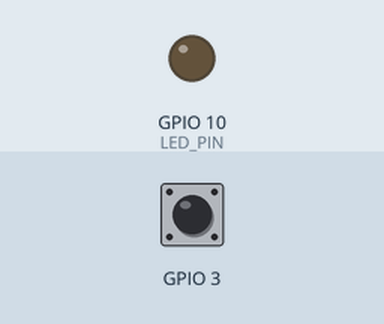
The sketch below on a simulated Seeed XIAO ESP32-C3. Shown: output pins drawn as LEDs (lit = HIGH). Inputs (shaded band) come from the test bench; at power-on: GPIO 3 HIGH. WiFi joins after 1.5 s; servers stay silent unless stated; not simulated (calls return 0 or success): secrets.h; what the sketch prints to the serial monitor is not drawn.

Above: at 4.7 s.
4.8 s: GPIO 3 pulled LOW for 0.15 s
At 5.9 s:
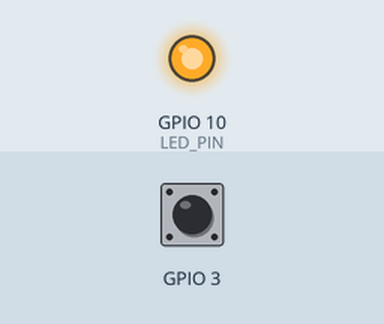
6.4 s: GPIO 3 pulled LOW for 1 s
At 8.4 s:
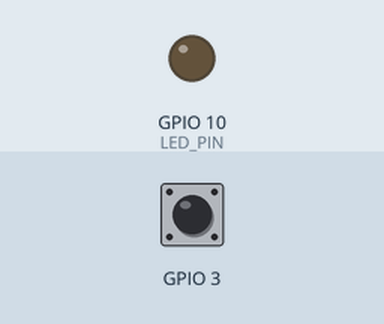
8.9 s: GPIO 3 pulled LOW for 3.2 s
At 13.2 s:
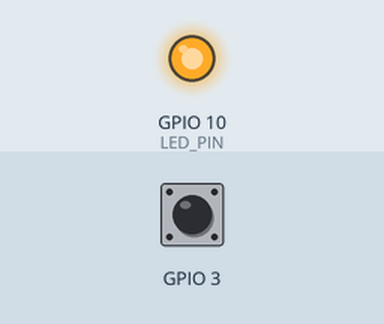
Timing chart, 0 to 14.7 s (numbered marks = the images above; inputs shaded):
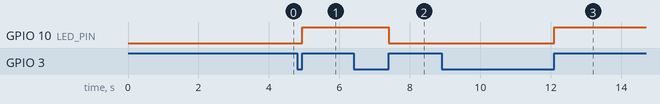

The sketch:

simple_wifi_switch.ino
```cpp
// (licence header left out)
// SPDX-License-Identifier: 0BSD

/*********************************************************************************************************************************
Note on libraries (AsyncTCP, ESPAsyncWebServer,  DFRobot_DHT20, SimpleDHT, and mdSimpleButton)

Placing AsyncTCP and ESPAsyncWebServer in a ./scr/ subdirectory did not work in Arduino. The many #include <AsyncTCP.h> in
EPSAsyncWebServer could not be resolved. The solution was to save both libraries in a directory named "../../libraries" as a sibling of
the 01_simplified_hdw_version and then to make their common parent directory the Sketchbook location in the Arduino Preferences.

The other libraries were placed in the same "libraries" directory. Note that DFRobot_DHT20 is a fork of the original in which
the getTempAndHumidity() method was added.

In both Arduino and PlatformIO, private copies of the AsyncTCP and ESPAsyncWebServer must be used for two reasons.

1. The very latest version of the me-no-dev/ESP Async WebServer must be used. The latest stable version (1.2.3) obtained with
   the PIO Libraries manager is incompatible with the latest version of md5.h.  This can be fixed by getting the development branch
   https://github.com/me-no-dev/ESPAsyncWebServer.git
   Ref: https://github.com/me-no-dev/ESPAsyncWebServer/issues/1147

2. The IPAddress AsyncWebSocketClient::remoteIP() in .pio/libdeps/seeed_xiao_esp32c3/ESP Async WebServer/src/AsyncWebSocket.cpp
   must be edited. The 0 null address returned if a client is not defined must be typecaset to uint32_t.
      IPAddress AsyncWebSocketClient::remoteIP() {
        if(!_client) {
            return IPAddress((uint32_t) 0U);
        }
        return _client->remoteIP();
      }
   Reference: https://github.com/me-no-dev/ESPAsyncWebServer/issues/1164

Note that the Arduino library manager uses a fork of the me-no-dev repo,
https://github.com/dvarrel/ESPAsyncWebSrv by dam74 (dvarrel) which updates the version number but does not solve
the remoteIP problem.

***********************************************************************************************************************************/


#if (!PLATFORMIO)
  // Enable local Arduino-ESP32 logging in Arduino IDE
  #ifdef CORE_DEBUG_LEVEL
    #undef CORE_DEBUG_LEVEL
  #endif
  #ifdef LOG_LOCAL_LEVEL
    #undef LOG_LOCAL_LEVEL
  #endif

  #define CORE_DEBUG_LEVEL 5
  #define LOG_LOCAL_LEVEL CORE_DEBUG_LEVEL
  //
  // Use the Core Debug Level in the IDE Tools menu to
  // set which debug messages from the core are shown
  //
  // https://esp32.com/viewtopic.php?t=5730#p70732
  // View Esp Log With Arduino IDE
#endif
```

hardware.cpp
```cpp
#include <Arduino.h>
#include <esp32-hal-log.h>
#include "mdSimpleButton.h"
#include "DFRobot_DHT20.h"  // modified
#include "hardware.h"

#define TAG "HDW"  // debug tag

// LED (i.e. relay)

void setLed(int value) {
  digitalWrite(LED_PIN, value);
  ledStatus = (value ? "ON" : "OFF");
  ESP_LOGI(TAG, "LED now %s.", ledStatus);
}

void toggleLed(void) {
  setLed(1-digitalRead(LED_PIN));
}

void initLed(void) {
  ESP_LOGI(TAG, "Initializing LED I/O pin.");
  pinMode(LED_PIN, OUTPUT);
  setLed(0);
}

// Button

mdSimpleButton button = mdSimpleButton(BUTTON_PIN);

void checkButton(void) {
  if (button.update() >= BUTTON_RELEASED) {   // don't distinguish between long and short button presses
    ESP_LOGI(TAG, "Push-button released");
    toggleLed();
  }
}

// DHT Sensor

unsigned long temptime;
DFRobot_DHT20 dht20;

void initSensor() {
  ESP_LOGI(TAG, "Initializing DHT20 temperature and humidity sensor.");
  while(dht20.begin()){
    ESP_LOGE(TAG, "Initializing DHT20 sensor failed");
    delay(1000);
  }
}

void readTemp(void) {
  if (millis() - temptime > SENSOR_DELAY) {
    ESP_LOGV(TAG, "Reading temperature and humidity sensor");
    TempAndHumidity_t tah = dht20.getTempAndHumidity();
    ESP_LOGI(TAG, "Temperature %s --> %.1f", Temperature.c_str(), tah.temperature);
    Temperature = String(tah.temperature, 1);
    ESP_LOGI(TAG, "Humidity %s --> %.1f", Humidity.c_str(), 100*tah.humidity);
    Humidity = String(100*tah.humidity, 1);
    temptime = millis();
  }
}

// Light Sensor

unsigned long lighttime = 0;

void initLight(void) {
  pinMode(LS_PIN, INPUT);
}

void readLight() {
  if (millis() - lighttime >= SENSOR_DELAY) {
    ESP_LOGV(TAG, "Reading and updating light sensor values.");
    uint32_t mvolt = analogReadMilliVolts(LS_PIN);
    int value = map(mvolt, 0, 3300, 0, 100);
    ESP_LOGI(TAG, "Light %s --> %d", Light.c_str(), value);
    Light = String(value);
    lighttime = millis();
  }
}

void initHardware(void) {
  initLed();
  initSensor();
  initLight();
  // Initialize sensor timers so that a sensor is polled every SENSOR_DELAY/2 ms
  // and wait 2 seconds before starting
  int HALF_DELAY = SENSOR_DELAY/2;
  lighttime = millis() - HALF_DELAY + 2000;
  temptime = lighttime - HALF_DELAY;         // will start with temperature sensor
}

void checkHardware(void) {
  checkButton();
  readTemp();
  readLight();
}
```

hardware.h
```cpp
#pragma once

#include <Arduino.h>  // pin definitions

// The sensor data in main.cpp that the hardware will update - all strings
extern String ledStatus;
extern String Temperature;
extern String Humidity;
extern String Light;

// LED (or relay)
#define LED_PIN    D10 // Grove LED Socket kit connected to XIAO female headers on XIAO Expansion base

// Push button
#define BUTTON_PIN D1  // User button on XIAO Expansion base

// Light sensor
#define LS_PIN     D0  //  connected to XIA0 Expansion base A0-D0 Grove connector

// DHT20 uses the default I²C pins: SDA = D4 = 6 and SCL = D5 = 7

#define SENSOR_DELAY 10000    // minimum time (in ms) between updates of the sensor data

// Hardware abstraction
void initHardware(void);  // Initialize the hardware (LED, button, temperature and light sensors)
void checkHardware(void); // Read button and sensors and update readings strings in main.cpp
void toggleLed(void);     // Toggle the LED state and update ledStatus in main.cpp
```

html.h
```cpp
#include <Arduino.h>

const char html_index[] PROGMEM = R"rawliteral(
<!DOCTYPE HTML>
<html>
<head>
  <title>%TITLE%</title>
  <meta name="viewport" content="width=device-width, initial-scale=1">
  <meta http-equiv="Content-Type" content="text/html; charset=UTF-8">
  <meta http-equiv="refresh" content="5;url=/">
  <link rel="icon" href="data:,">
  <style>
    html{font-family: Helvetica; display:inline-block; margin: 0px auto; text-align: center; background-color: white;}
    h1{color: #0F3376; padding: 2vh;}
    table{margin-left: auto; margin-right: auto; margin-top:20px;}
    td{font-size: 1.5rem; text-align: left; padding: 8px;}
    .state{font-size: 2rem; font-weight: bold;margin-top:28px;}
    .button{display: inline-block; background-color: blue; border: none; border-radius: 6px; color: white; font-size: 1.5rem; width: 5em; height: 3em; text-decoration: none; margin: 2px; cursor: pointer;}
    .info{margin-top:48px;}
  </style>
</head>
<body>
  <h1>%DEVICENAME%</h1>
  <table>
  <tr><td>Temperature:</td><td><b>%TEMPERATURE%</b> °C</td></tr>
  <tr><td>Humidity:</td><td><b>%HUMIDITY%</b> &percnt;</td></tr>
  <tr><td>Brightness:</td><td><b>%LIGHT%</b></td></tr>
  </table>
  <div class="state">%LEDSTATUS%</div>
  <p><form action='toggle' method='get'><button class="button">Toggle</button></form></p>
  <div class="info">%INFO%</div>
</body>
</html>)rawliteral";

// Could use
//  <p><a href="/toggle"><button class="button">Toggle</button></a></p>
// instead of
//  <p><form action='/toggle' method='get'><button class="button">Toggle</button></form></p>


const char html_404[] PROGMEM = R"rawliteral(
<!DOCTYPE HTML>
<html>
<head>
  <title>%DEVICENAME%</title>
  <meta name="viewport" content="width=device-width, initial-scale=1">
  <meta http-equiv="Content-Type" content="text/html; charset=UTF-8">
  <link rel="icon" href="data:,">
  <style>
    html{font-family: Helvetica; display:inline-block; margin: 0px auto; text-align: center; background-color: white;}
    h1{color: #0F3376; padding: 2vh;}
    p{font-size: 1.5rem;}
    .button{display: inline-block; background-color: green; border: none; border-radius: 6px; color: white; font-size: 1.5rem; width: 5em; height: 3em; text-decoration: none; margin: 2px; cursor: pointer;}
  </style>
</head>
<body>
  <h1>%DEVICENAME%</h1>
  <p><b>404 Error</b></p>
  <p><form action='/' method='get'><button class="button">Return</button></form></p>
</body>
</html>)rawliteral";
```

main.cpp
```cpp
// (licence header left out)
#include <Arduino.h>
#include <esp32-hal-log.h>
#include <WiFi.h>
#include "AsyncTCP.h"
#include "ESPAsyncWebServer.h"
#include "html.h"
#include "secrets.h"
#include "hardware.h"

// logging tags
#define TAG "MAIN"
#define TAG2 "WEB"

// Values to be displayed in Web page
String ledStatus = "OFF";
String Temperature = "21.8";
String Humidity = "38.9";
String Light = "51";

// Web server template substitution function
String processor(const String& var){
  if (var == "TITLE") return String("XIAO ESP32C3 WEB SERVER");
  if (var == "DEVICENAME") return String("Kitchen Light");
  if (var == "TEMPERATURE") return Temperature;
  if (var == "HUMIDITY") return Humidity;
  if (var == "LIGHT") return Light;
  if (var == "LEDSTATUS") return ledStatus;
  if (var == "INFO") return String("Using AsyncWebServer and a content refresh meta tag");
  return String(); // empty string
}

// Webserver instance using default HTTP port 80
AsyncWebServer server(80);

void setup() {
  Serial.begin();   // ESP_LOGx use Serial, so a 2 second delay
  delay(2000);      // should be sufficient for USB serial to be up

  // Connect to the Wi-Fi network, credentials in "secrets.h"
  ESP_LOGI(TAG, "Connecting to %s", ssid);
  WiFi.mode(WIFI_STA);
  WiFi.begin(ssid, password);
  while (WiFi.status() != WL_CONNECTED) {
    delay(100);
    ESP_LOGI(TAG, "Waiting for Wi-Fi connection");
  }

  // Print local IP address
  Serial.print("WiFi connected, IP address: ");
  Serial.println(WiFi.localIP());

  // Setup async web browser
  server.on("/", HTTP_GET, [](AsyncWebServerRequest *request){
    ESP_LOGI(TAG2, "Index page requested.");
    request->send_P(200, "text/html", html_index, processor);
  });
  server.on("/toggle", HTTP_GET, [](AsyncWebServerRequest *request){
    ESP_LOGI(TAG2, "Web button pressed.");
    toggleLed();
    request->send_P(200, "text/html", html_index, processor); // updates the client making the request only
  });
  server.onNotFound([] (AsyncWebServerRequest *request) {
    ESP_LOGI(TAG2, "URI not found.");
    request->send_P(404, "text/html", html_404, processor);
  });

  // Start async web browser
  server.begin();

  initHardware();

  ESP_LOGI(TAG, "setup completed.");
}

void loop() {
  checkHardware();
}
```

Measured:
- after the input at 4.8 s, GPIO 10 (LED_PIN): LOW → HIGH after 0.15 s
- after the input at 6.4 s, GPIO 10 (LED_PIN): HIGH → LOW after 1.0 s
- after the input at 8.9 s, GPIO 10 (LED_PIN): LOW → HIGH after 3.2 s
